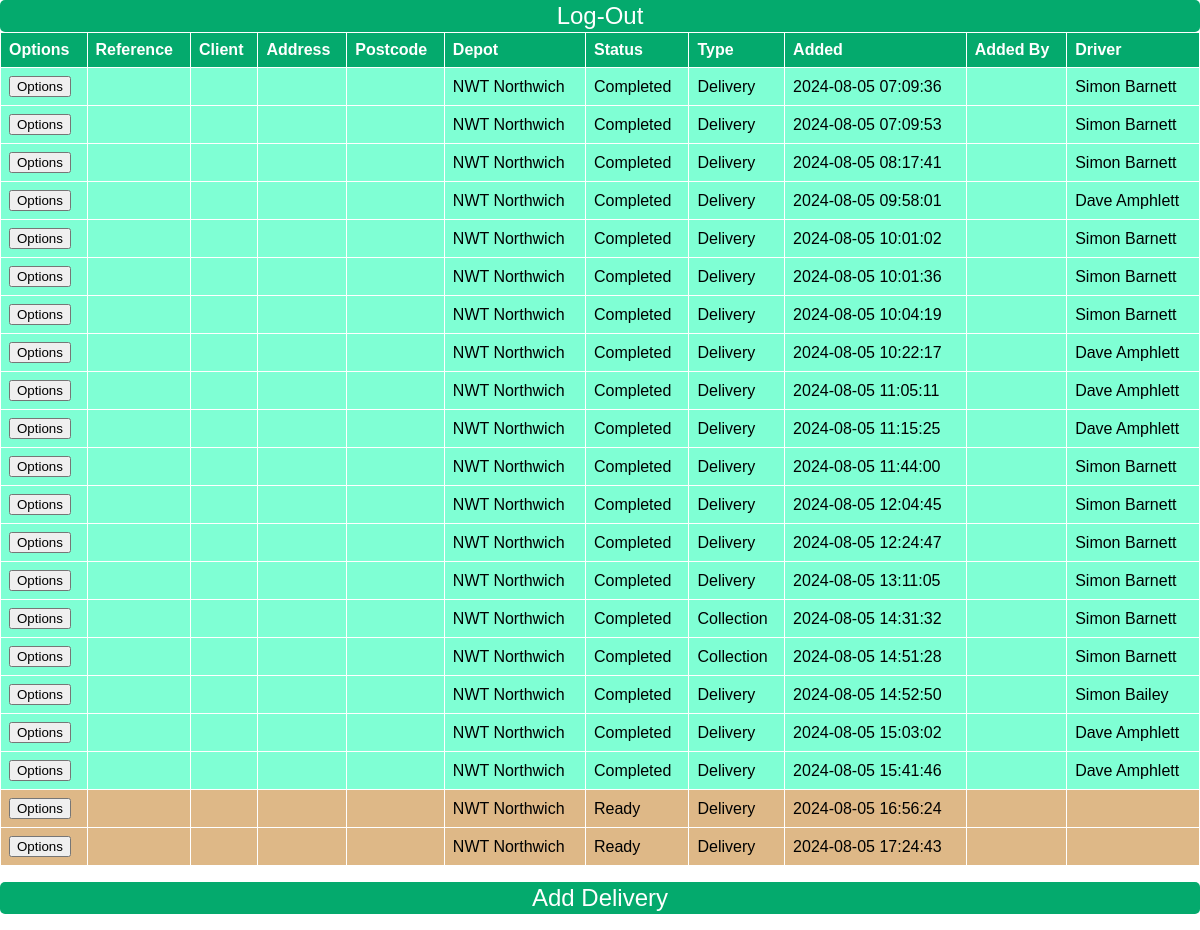
Page /wip/driver2.php (signed in) on the committed database.
### tables this page shows
CREATE TABLE deliveries (id INTEGER PRIMARY KEY AUTOINCREMENT, depot TEXT NOT NULL, createdby TEXT, type TEXT NOT NULL, company TEXT NOT NULL, location TEXT NOT NULL, docid TEXT, added TEXT, driver TEXT, assigned TEXT, status TEXT, completed TEXT, sign_name TEXT, signature TEXT, note TEXT);

### wip/driver2.php (the view, shortened to what this page needs)
<?php
require("data/global.php");
$db = new SQLite3($database);
$todaysDate = date("Y-m-d");
$mainSQL = "SELECT * FROM deliveries WHERE (added > '".$todaysDate."' OR status != 'Completed') AND (depot = '".$_SESSION['depot']."' AND depot !='') ORDER BY added ASC";
$mainRet = $db->query($mainSQL);
?>
<!DOCTYPE html>
<html lang="en">
<head>
</head>
<body>
<div id="logout">
    <form method='POST' action='adminDashboard.php'>
        <input class='settingsButton' type='submit' name='f' value='Log-Out' />
    </form>
</div>
<div id="container">
    <table id="deliveries">
        <tr>
            <th>Options</th>
            <th>Reference</th>
            <th>Client</th>
            <th>Address</th>
            <th>Postcode</th>
            <th>Depot</th>
            <th>Status</th>
            <th>Type</th>
            <th>Added</th>
            <th>Added By</th>
            <th>Driver</th>
        </tr>
        <?php while($row1 = $mainRet->fetchArray(SQLITE3_ASSOC)): ?>
            <?php
                $statusClass = strtolower(str_replace(" ", "", $row1['status']));
            ?>
            <tr class="<?= $statusClass ?>">
                <td><button class='optionsButton' onclick="showOptionsModal('<?= $row1['ID'] ?>')">Options</button></td>
                <td><?= $row1['reference'] ?></td>
                <td><?= $row1['client'] ?></td>
                <td><?= $row1['address'] ?></td>
                <td><?= $row1['postcode'] ?></td>
                <td><?= $row1['depot'] ?></td>
                <td><?= $row1['status'] ?></td>
                <td><?= $row1['type'] ?></td>
                <td><?= $row1['added'] ?></td>
                <td><?= $row1['addedBy'] ?></td>
                <td><?= $row1['driver'] ?></td>
            </tr>
        <?php endwhile; ?>
    </table>
</div>
<p><button class='addJobButton' onclick='showAddJobModal()'>Add Delivery</button></p>
</body>
</html>

### wip/driver2.php (style rules this page uses)
body { font-family: Arial, Helvetica, sans-serif; margin: 0; padding: 0; }
.ready { background-color: burlywood; }
.completed { background-color: aquamarine; }
#deliveries { font-family: Arial, Helvetica, sans-serif; border-collapse: collapse; width: 100%; border-radius: 2px; }
#deliveries th, #deliveries td { border: 1px solid #FFF; padding: 8px; text-align: left; }
#deliveries th { background-color: #04AA6D; color: white; }
.actionJob, .settingsButton, .addJobButton { width: 100%; height: 32px; background-color: #04AA6D; color: white; border-radius: 5px; border: none; font-size: 24px; cursor: pointer; }

### rows in the picture
deliveries: depot "NWT Northwich", status "Completed", type "Delivery", added "2024-08-05 07:09:36", driver "Simon Barnett"
deliveries: depot "NWT Northwich", status "Completed", type "Delivery", added "2024-08-05 07:09:53", driver "Simon Barnett"
deliveries: depot "NWT Northwich", status "Completed", type "Delivery", added "2024-08-05 08:17:41", driver "Simon Barnett"
deliveries: depot "NWT Northwich", status "Completed", type "Delivery", added "2024-08-05 09:58:01", driver "Dave Amphlett"
deliveries: depot "NWT Northwich", status "Completed", type "Delivery", added "2024-08-05 10:01:02", driver "Simon Barnett"
deliveries: depot "NWT Northwich", status "Completed", type "Delivery", added "2024-08-05 10:01:36", driver "Simon Barnett"
deliveries: depot "NWT Northwich", status "Completed", type "Delivery", added "2024-08-05 10:04:19", driver "Simon Barnett"
deliveries: depot "NWT Northwich", status "Completed", type "Delivery", added "2024-08-05 10:22:17", driver "Dave Amphlett"
deliveries: depot "NWT Northwich", status "Completed", type "Delivery", added "2024-08-05 11:05:11", driver "Dave Amphlett"
deliveries: depot "NWT Northwich", status "Completed", type "Delivery", added "2024-08-05 11:15:25", driver "Dave Amphlett"
deliveries: depot "NWT Northwich", status "Completed", type "Delivery", added "2024-08-05 11:44:00", driver "Simon Barnett"
deliveries: depot "NWT Northwich", status "Completed", type "Delivery", added "2024-08-05 12:04:45", driver "Simon Barnett"
deliveries: depot "NWT Northwich", status "Completed", type "Delivery", added "2024-08-05 12:24:47", driver "Simon Barnett"
deliveries: depot "NWT Northwich", status "Completed", type "Delivery", added "2024-08-05 13:11:05", driver "Simon Barnett"
deliveries: depot "NWT Northwich", status "Completed", type "Collection", added "2024-08-05 14:31:32", driver "Simon Barnett"
deliveries: depot "NWT Northwich", status "Completed", type "Collection", added "2024-08-05 14:51:28", driver "Simon Barnett"
deliveries: depot "NWT Northwich", status "Completed", type "Delivery", added "2024-08-05 14:52:50", driver "Simon Bailey"
deliveries: depot "NWT Northwich", status "Completed", type "Delivery", added "2024-08-05 15:03:02", driver "Dave Amphlett"
deliveries: depot "NWT Northwich", status "Completed", type "Delivery", added "2024-08-05 15:41:46", driver "Dave Amphlett"
deliveries: depot "NWT Northwich", status "Ready", type "Delivery", added "2024-08-05 16:56:24"
deliveries: depot "NWT Northwich", status "Ready", type "Delivery", added "2024-08-05 17:24:43"
